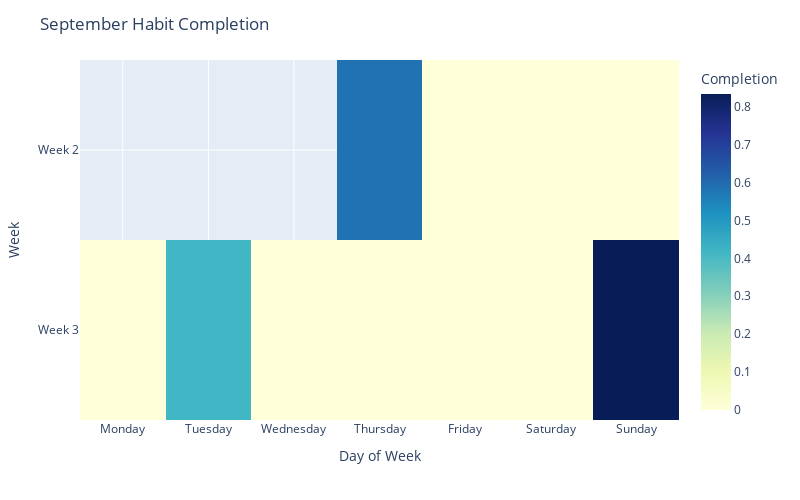

Notebook source saved alongside this figure:
### Code cell
# Assuming `calendar_data` is your pivot table
fig = px.imshow(
    calendar_data,
    labels=dict(x="Weekday", y="Week", color="Completion"),
    color_continuous_scale='YlGnBu',  # or your Moodicle palette
    aspect="auto"
)

fig.update_layout(
    title="September Habit Completion",
    xaxis_title="Day of Week",
    yaxis_title="Week",
    height=500, width=800
)

fig.show()

### Figure 1 — Plotly figure (JSON) as saved in the notebook; plotly's stock layout.template omitted (floating-point values rounded to 4 significant figures)
{"data": [{"coloraxis": "coloraxis", "hovertemplate": "Weekday: %{x}<br>Week: %{y}<br>Completion: %{z}<extra></extra>", "name": "0", "type": "heatmap", "x": ["Monday", "Tuesday", "Wednesday", "Thursday", "Friday", "Saturday", "Sunday"], "xaxis": "x", "y": ["Week 2", "Week 3"], "yaxis": "y", "z": [[null, null, null, 0.5833, 0, 0, 0], [0, 0.4167, 0, 0, 0, 0, 0.8333]]}], "layout": {"coloraxis": {"colorbar": {"title": {"text": "Completion"}}, "colorscale": [[0, "rgb(255,255,217)"], [0.125, "rgb(237,248,177)"], [0.25, "rgb(199,233,180)"], [0.375, "rgb(127,205,187)"], [0.5, "rgb(65,182,196)"], [0.625, "rgb(29,145,192)"], [0.75, "rgb(34,94,168)"], [0.875, "rgb(37,52,148)"], [1, "rgb(8,29,88)"]]}, "height": 500, "margin": {"t": 60}, "title": {"text": "September Habit Completion"}, "width": 800, "xaxis": {"anchor": "y", "domain": [0, 1], "title": {"text": "Day of Week"}}, "yaxis": {"anchor": "x", "autorange": "reversed", "domain": [0, 1], "title": {"text": "Week"}}}}
